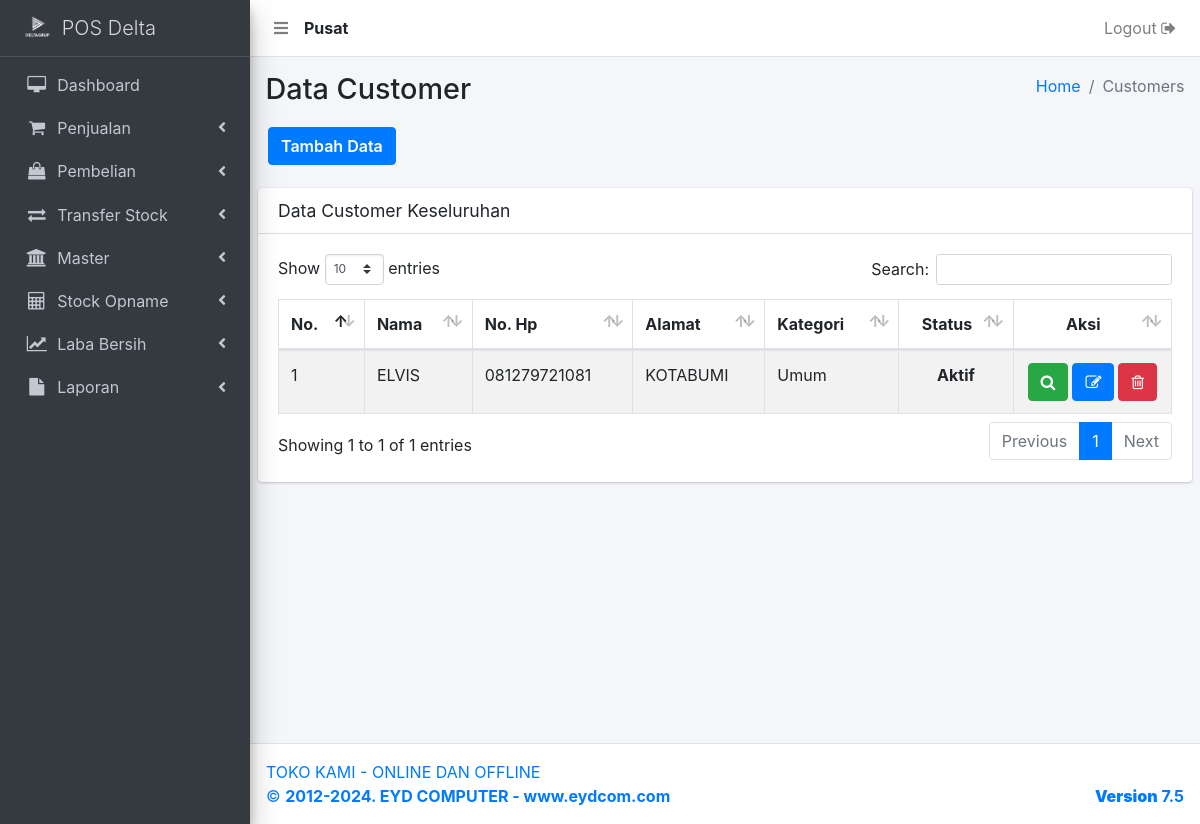
/customer.php (signed in), run on the app's committed database.
### tables this page shows
CREATE TABLE `user` (
  `user_id` int(11) NOT NULL,
  `user_nama` varchar(500) NOT NULL,
  `user_no_hp` varchar(250) NOT NULL,
  `user_alamat` text NOT NULL,
  `user_email` varchar(250) NOT NULL,
  `user_password` varchar(500) NOT NULL,
  `user_create` varchar(250) NOT NULL,
  `user_level` varchar(250) NOT NULL,
  `user_status` varchar(250) NOT NULL,
  `user_cabang` int(11) NOT NULL
);

CREATE TABLE `customer` (
  `customer_id` int(11) NOT NULL,
  `customer_nama` varchar(500) NOT NULL,
  `customer_tlpn` varchar(250) NOT NULL,
  `customer_email` varchar(250) NOT NULL,
  `customer_alamat` text NOT NULL,
  `customer_create` varchar(250) NOT NULL,
  `customer_status` varchar(250) NOT NULL,
  `customer_category` int(11) NOT NULL,
  `customer_cabang` int(11) NOT NULL
);

### _header-artibut.php (called while the page is built, shortened)
<?php
  	include 'aksi/functions.php';
    $userLoginCabang = mysqli_query( $conn, "select user_cabang from user where user_id = '".$_SESSION['user_id']."'");
    $sessionCabangData = mysqli_fetch_array($userLoginCabang);
    $sessionCabang     = $sessionCabangData['user_cabang'];
    if ( $sessionCabang < 1 ) {
      $tipeToko = "Pusat";
    } else {
      $tipeToko = "Cabang ".$sessionCabang;
    }
?>

### aksi/functions.php (called while the page is built, shortened)
<?php
include 'koneksi.php';
function query($query) {
	global $conn;
	$result = mysqli_query($conn, $query);
	$rows = [];
	while ( $row = mysqli_fetch_assoc($result) ) {
		$rows[] = $row;
	}
	return $rows;
}
?>

### customer.php (the view, shortened to what this page needs)
<?php
  include '_header.php';
  include '_nav.php';
  include '_sidebar.php';
?>
  <div class="content-wrapper">
    <section class="content-header">
      <div class="container-fluid">
        <div class="row mb-2">
          <div class="col-sm-6">
            <h1>Data Customer</h1>
          </div>
          <div class="col-sm-6">
            <ol class="breadcrumb float-sm-right">
              <li class="breadcrumb-item"><a href="bo">Home</a></li>
              <li class="breadcrumb-item active">Customers</li>
            </ol>
          </div>
          <div class="tambah-data">
          	<a href="customer-add" class="btn btn-primary">Tambah Data</a>
          </div>
        </div>
      </div>
    </section>
    <?php
    	$data = query("SELECT * FROM customer WHERE customer_cabang = $sessionCabang ORDER BY customer_id DESC");
    ?>
    <section class="content">
      <div class="row">
        <div class="col-12">
          <div class="card">
            <div class="card-header">
              <h3 class="card-title">Data Customer Keseluruhan</h3>
            </div>
            <div class="card-body">
              <div class="table-auto">
                <table id="example1" class="table table-bordered table-striped">
                  <thead>
                  <tr>
                    <th>No.</th>
                    <th style="text-transform: capitalize;">Nama</th>
                    <th>No. Hp</th>
                    <th>Alamat</th>
                    <th>Kategori</th>
                    <th style="text-align: center;">Status</th>
                    <th style="text-align: center; width: 14%;">Aksi</th>
                  </tr>
                  </thead>
                  <tbody>
                  <?php $i = 1; ?>
                  <?php foreach ( $data as $row ) : ?>
                    <?php if ( $row['customer_id'] > 1 && $row['customer_nama'] !== "Customer Umum" ) { ?>
                  <tr>
                    	<td><?= $i; ?></td>
                    	<td><?= $row['customer_nama']; ?></td>
                     	<td><?= $row['customer_tlpn']; ?></td>
                     	<td>
                        <?php
                          $alamat = $row['customer_alamat'];
                          $alamat1 = substr($row['customer_alamat'],0,18) . '...';
                            if ( str_word_count($alamat) > 2 ) {
                              echo($alamat1);
                            } else {
                              echo($alamat);
                            }
                        ?>
                      </td>
                      <td>
                        <?php
                          if ( $row['customer_category'] == 1 ) {
                              $customer_category = "Grosir 1";
                          } elseif ( $row['customer_category'] == 2 ) {
                              $customer_category = "Grosir 2";
                          } else {
                              $customer_category = "Umum";
                          }
                          echo $customer_category;
                        ?>
                      </td>
                      <td style="text-align: center;">
                      	<?php
                      		if ( $row['customer_status'] === "1" ) {
                      			echo "<b>Aktif</b>";
                      		} else {
                      			echo "<b style='color: red;'>Tidak Aktif</b>";
                      		}
                      	?>
                      </td>
                      <td class="orderan-online-button">
                        <?php $id = $row["customer_id"]; ?>
                      	<a href="customer-zoom?id=<?= $id; ?>" title="Zoom Data">
                              <button class="btn btn-success" type="submit">
                                 <i class="fa fa-search"></i>
                              </button>
                          </a>
                      	<a href="customer-edit?id=<?= $id; ?>" title="Edit Data">
                              <button class="btn btn-primary" type="submit">
                                 <i class="fa fa-edit"></i>
                              </button>
                          </a>
                          <a href="customer-delete?id=<?= $id; ?>" onclick="return confirm('Yakin dihapus ?')" title="Delete Data">
                              <button class="btn btn-danger" type="submit" name="hapus">
                                  <i class="fa fa-trash-o"></i>
                              </button>
                          </a>
                      </td>
                  </tr>
                    <?php } ?>
                  <?php $i++; ?>
              	<?php endforeach; ?>
                </tbody>
                </table>
              </div>
            </div>
          </div>
        </div>
      </div>
    </section>
  </div>
</div>
<?php include '_footer.php'; ?>
</body>
</html>

### _nav.php (shortened to what this page needs)
<nav class="main-header navbar navbar-expand navbar-white navbar-light">
    <ul class="navbar-nav">
      <li class="nav-item">
        <a class="nav-link" data-widget="pushmenu" href="#"><i class="fas fa-bars"></i></a>
      </li>
      <li class="nav-item" style="padding-top: 8px;">
        <?php
          echo "<b>".$tipeToko."</b>";
        ?>
      </li>
    </ul>
    <ul class="navbar-nav ml-auto">
      <li class="nav-item">
        <a href="<?php echo "aksi/logout.php?logout";?>"onclick="return confirm('Apakah anda yakin logout ?')" class="nav-link">Logout <i class="fa fa-sign-out"></i>
        </a>
      </li>
    </ul>
  </nav>

### data on the page
user: user_cabang "Pusat"
customer: customer_nama "ELVIS", customer_tlpn "081279721081", customer_alamat "KOTABUMI", customer_category "Umum", customer_status "Aktif"
